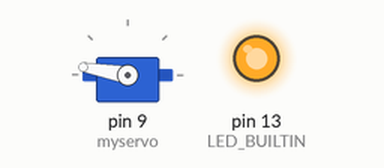
Bench run of a sketch on a simulated Arduino Uno, built with avr-gcc and run on an emulated ATmega328P. On the bench: servo, output pins drawn as LEDs (lit = HIGH).

Above: at 0.1 s.
At 4.1 s:
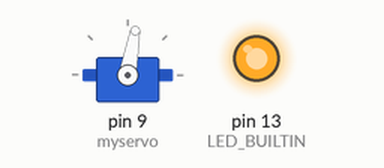
At 5.6 s:
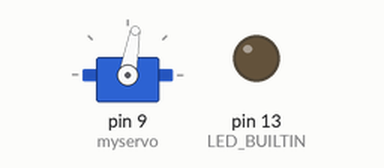
Timing chart, 0 to 7.1 s (numbered marks = the images above):
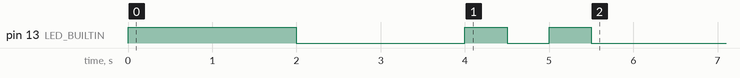

The sketch:

gateopener.ino
```cpp
#include <Servo.h>

Servo myservo;

void blinklight(){
  digitalWrite(LED_BUILTIN, HIGH);
  delay(500);
  digitalWrite(LED_BUILTIN, LOW);
  delay(500);
}
void setup() {
  myservo.attach(9);
  pinMode(LED_BUILTIN, OUTPUT);

  digitalWrite(LED_BUILTIN, HIGH);
  myservo.write(170);
  delay(2000);
  digitalWrite(LED_BUILTIN, LOW);
  myservo.write(80);
  delay(2000);
  blinklight();
  blinklight();
}

void loop() {
}
```
